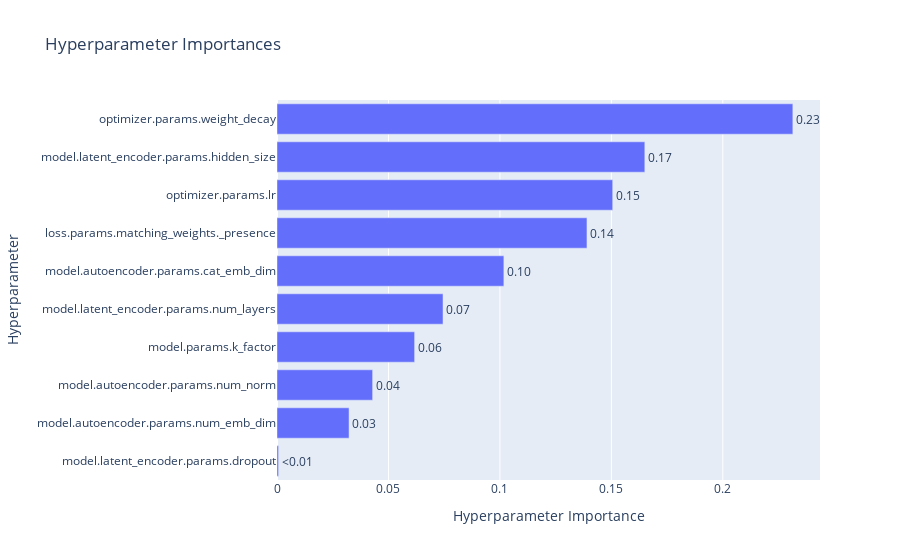

Source (notebook cell):
### Code cell
target = lambda t: (t.user_attrs["test_OTD overall_mean"])
target_name = "target"
fig = optuna.visualization.plot_param_importances(study, target=target, target_name=target_name)
print(fig._data[0]["x"][::-1])
print(fig._data[0]["y"][::-1])
take = 7
params = fig._data[0]["y"][-take:]
not_imp = list(set([col.replace("params_", "") for col in col_params]) - set(params) - {"duration", "value", "system_attrs_fixed_params"})
fig

### Figure 1 — Plotly figure (JSON) as saved in the notebook; plotly's stock layout.template omitted (floating-point values rounded to 4 significant figures)
{"data": [{"cliponaxis": false, "hovertemplate": ["model.latent_encoder.params.dropout (FloatDistribution): 0.0007055227923024105<extra></extra>", "model.autoencoder.params.num_emb_dim (IntDistribution): 0.03232785756333466<extra></extra>", "model.autoencoder.params.num_norm (CategoricalDistribution): 0.04290175182182384<extra></extra>", "model.params.k_factor (FloatDistribution): 0.06174244431668359<extra></extra>", "model.latent_encoder.params.num_layers (IntDistribution): 0.0744818241233398<extra></extra>", "model.autoencoder.params.cat_emb_dim (IntDistribution): 0.10177335445367579<extra></extra>", "loss.params.matching_weights._presence (FloatDistribution): 0.1390501909275202<extra></extra>", "optimizer.params.lr (FloatDistribution): 0.15059980400575643<extra></extra>", "model.latent_encoder.params.hidden_size (IntDistribution): 0.16500716421245565<extra></extra>", "optimizer.params.weight_decay (FloatDistribution): 0.23141008578310748<extra></extra>"], "name": "target", "orientation": "h", "text": ["<0.01", "0.03", "0.04", "0.06", "0.07", "0.10", "0.14", "0.15", "0.17", "0.23"], "textposition": "outside", "type": "bar", "x": [0.0007055, 0.03233, 0.0429, 0.06174, 0.07448, 0.1018, 0.1391, 0.1506, 0.165, 0.2314], "y": ["model.latent_encoder.params.dropout", "model.autoencoder.params.num_emb_dim", "model.autoencoder.params.num_norm", "model.params.k_factor", "model.latent_encoder.params.num_layers", "model.autoencoder.params.cat_emb_dim", "loss.params.matching_weights._presence", "optimizer.params.lr", "model.latent_encoder.params.hidden_size", "optimizer.params.weight_decay"]}], "layout": {"title": {"text": "Hyperparameter Importances"}, "xaxis": {"title": {"text": "Hyperparameter Importance"}}, "yaxis": {"title": {"text": "Hyperparameter"}}}}
